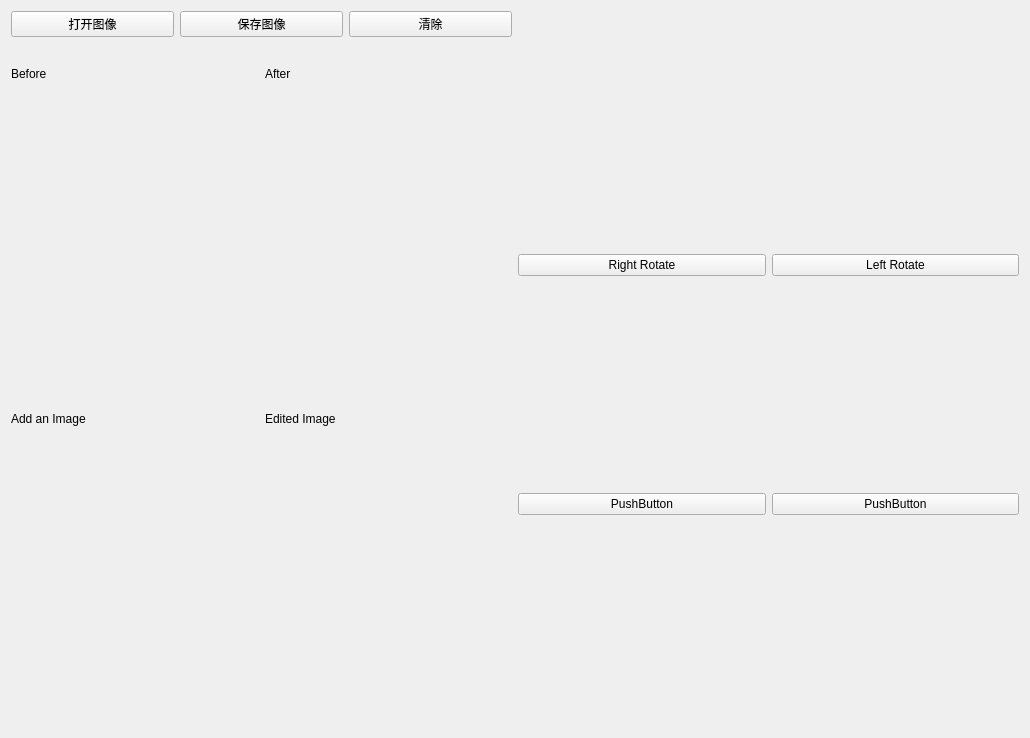
<?xml version="1.0" encoding="UTF-8"?>
<ui version="4.0">
 <class>ImageProcess</class>
 <widget class="QWidget" name="ImageProcess">
  <property name="geometry">
   <rect>
    <x>0</x>
    <y>0</y>
    <width>1030</width>
    <height>738</height>
   </rect>
  </property>
  <property name="windowTitle">
   <string>Form</string>
  </property>
  <layout class="QGridLayout" name="gridLayout_2">
   <item row="0" column="0">
    <layout class="QHBoxLayout" name="horizontalLayout">
     <item>
      <widget class="QPushButton" name="pushButtonOpenImage">
       <property name="text">
        <string>打开图像</string>
       </property>
      </widget>
     </item>
     <item>
      <widget class="QPushButton" name="pushButtonSaveImage">
       <property name="text">
        <string>保存图像</string>
       </property>
      </widget>
     </item>
     <item>
      <widget class="QPushButton" name="pushButton_3">
       <property name="text">
        <string>清除</string>
       </property>
      </widget>
     </item>
    </layout>
   </item>
   <item row="1" column="0">
    <layout class="QVBoxLayout" name="verticalLayout" stretch="1,10">
     <item>
      <layout class="QHBoxLayout" name="horizontalLayout_3">
       <item>
        <widget class="QLabel" name="label_3">
         <property name="text">
          <string>Before</string>
         </property>
        </widget>
       </item>
       <item>
        <widget class="QLabel" name="label_4">
         <property name="text">
          <string>After</string>
         </property>
        </widget>
       </item>
      </layout>
     </item>
     <item>
      <layout class="QHBoxLayout" name="horizontalLayout_2">
       <item>
        <widget class="QLabel" name="labelAddImage">
         <property name="text">
          <string>Add an Image</string>
         </property>
        </widget>
       </item>
       <item>
        <widget class="QLabel" name="labelEditedImage">
         <property name="text">
          <string>Edited Image</string>
         </property>
        </widget>
       </item>
      </layout>
     </item>
    </layout>
   </item>
   <item row="1" column="1">
    <layout class="QGridLayout" name="gridLayout">
     <property name="leftMargin">
      <number>0</number>
     </property>
     <property name="topMargin">
      <number>0</number>
     </property>
     <item row="0" column="0">
      <widget class="QPushButton" name="pushButtonRightRotate">
       <property name="text">
        <string>Right Rotate</string>
       </property>
      </widget>
     </item>
     <item row="0" column="1">
      <widget class="QPushButton" name="pushButton_2">
       <property name="text">
        <string>Left Rotate</string>
       </property>
      </widget>
     </item>
     <item row="1" column="0">
      <widget class="QPushButton" name="pushButton">
       <property name="text">
        <string>PushButton</string>
       </property>
      </widget>
     </item>
     <item row="1" column="1">
      <widget class="QPushButton" name="pushButton_4">
       <property name="text">
        <string>PushButton</string>
       </property>
      </widget>
     </item>
    </layout>
   </item>
  </layout>
 </widget>
 <resources/>
 <connections/>
</ui>
